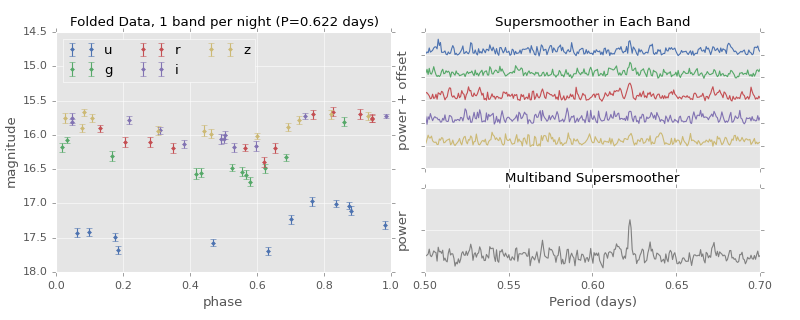

The script that drew this image:
import numpy as np
import matplotlib.pyplot as plt
import matplotlib as mpl

mpl.style.use('ggplot')
mpl.rc('axes', color_cycle=["#4C72B0", "#55A868", "#C44E52",
                            "#8172B2", "#CCB974"])

from gatspy import datasets, periodic

# Choose a Sesar 2010 object to base our fits on
lcid = 1019544
rrlyrae = datasets.RRLyraeGenerated(lcid, random_state=0)

# Generate data in a 6-month observing season
Nobs = 60
rng = np.random.RandomState(0)

nights = np.arange(180)
rng.shuffle(nights)
nights = nights[:Nobs]

t = 57000 + nights + 0.05 * rng.randn(Nobs)
dy = 0.06 + 0.01 * rng.randn(Nobs)
mags = np.array([rrlyrae.generated(band, t, err=dy, corrected=False)
                 for band in 'ugriz'])

# Alternate between the five bands. Because the times are randomized,
# the filter orders will also be randomized.
filts = np.take(list('ugriz'), np.arange(Nobs), mode='wrap')
mags = mags[np.arange(Nobs) % 5, np.arange(Nobs)]
masks = [(filts == band) for band in 'ugriz']

periods = np.linspace(0.5, 0.7, 300)
model = periodic.NaiveMultiband(BaseModel=periodic.SuperSmoother)
model.fit(t, mags, dy, filts)
P = model.scores(periods)

fig = plt.figure(figsize=(10, 4))
gs = plt.GridSpec(5, 2, left=0.07, right=0.95, bottom=0.15,
                  wspace=0.1, hspace=0.6)
ax = [fig.add_subplot(gs[:, 0]),
      fig.add_subplot(gs[:-2, 1]),
      fig.add_subplot(gs[-2:, 1])]

for band, mask in zip('ugriz', masks):
    ax[0].errorbar((t[mask] / rrlyrae.period) % 1, mags[mask], dy[mask],
                   fmt='.', label=band)
ax[0].set_ylim(18, 14.5)
ax[0].legend(loc='upper left', fontsize=12, ncol=3)
ax[0].set_title('Folded Data, 1 band per night (P={0:.3f} days)'
                ''.format(rrlyrae.period), fontsize=12)
ax[0].set_xlabel('phase')
ax[0].set_ylabel('magnitude')

for i, band in enumerate('ugriz'):
    offset = 4 - i
    ax[1].plot(periods, P[band] + offset, lw=1)
    ax[1].text(0.89, 1 + offset, band, fontsize=10, ha='right', va='top')
ax[1].set_title('Supersmoother in Each Band', fontsize=12)
ax[1].yaxis.set_major_formatter(plt.NullFormatter())
ax[1].xaxis.set_major_formatter(plt.NullFormatter())
ax[1].set_ylabel('power + offset')

multi = periodic.SuperSmootherMultiband()
multi.fit(t, mags, dy, filts)
P_multi = multi.periodogram(periods)
ax[2].plot(periods, P_multi, lw=1, color='gray')

ax[2].set_title('Multiband Supersmoother', fontsize=12)
ax[2].set_yticks([0, 0.5, 1.0])
ax[2].set_ylim(0, 1.0)
ax[2].yaxis.set_major_formatter(plt.NullFormatter())
ax[2].set_xlabel('Period (days)')
ax[2].set_ylabel('power')
